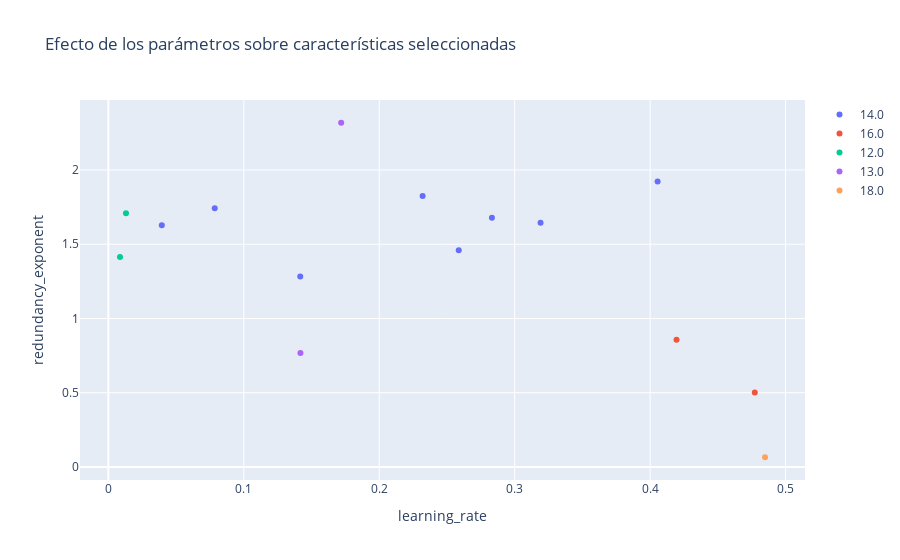

The notebook cell saved with this chart:
### Code cell
plot_param_vals(
    df, "user_attrs_selection_count", "características seleccionadas"
)

### Figure 1 — Plotly figure (JSON) as saved in the notebook; plotly's stock layout.template omitted (floating-point values rounded to 4 significant figures)
{"data": [{"hovertemplate": "=14.0<br>learning_rate=%{x}<br>redundancy_exponent=%{y}<extra></extra>", "legendgroup": "14.0", "marker": {"color": "#636efa", "symbol": "circle"}, "mode": "markers", "name": "14.0", "orientation": "v", "showlegend": true, "type": "scatter", "x": [0.2587, 0.4055, 0.07854, 0.03945, 0.3191, 0.232, 0.2832, 0.1417], "xaxis": "x", "y": [1.46, 1.922, 1.742, 1.628, 1.644, 1.826, 1.678, 1.283], "yaxis": "y"}, {"hovertemplate": "=16.0<br>learning_rate=%{x}<br>redundancy_exponent=%{y}<extra></extra>", "legendgroup": "16.0", "marker": {"color": "#EF553B", "symbol": "circle"}, "mode": "markers", "name": "16.0", "orientation": "v", "showlegend": true, "type": "scatter", "x": [0.4773, 0.4195], "xaxis": "x", "y": [0.5022, 0.8571], "yaxis": "y"}, {"hovertemplate": "=12.0<br>learning_rate=%{x}<br>redundancy_exponent=%{y}<extra></extra>", "legendgroup": "12.0", "marker": {"color": "#00cc96", "symbol": "circle"}, "mode": "markers", "name": "12.0", "orientation": "v", "showlegend": true, "type": "scatter", "x": [0.01302, 0.008599], "xaxis": "x", "y": [1.709, 1.414], "yaxis": "y"}, {"hovertemplate": "=13.0<br>learning_rate=%{x}<br>redundancy_exponent=%{y}<extra></extra>", "legendgroup": "13.0", "marker": {"color": "#ab63fa", "symbol": "circle"}, "mode": "markers", "name": "13.0", "orientation": "v", "showlegend": true, "type": "scatter", "x": [0.1719, 0.1418], "xaxis": "x", "y": [2.318, 0.7672], "yaxis": "y"}, {"hovertemplate": "=18.0<br>learning_rate=%{x}<br>redundancy_exponent=%{y}<extra></extra>", "legendgroup": "18.0", "marker": {"color": "#FFA15A", "symbol": "circle"}, "mode": "markers", "name": "18.0", "orientation": "v", "showlegend": true, "type": "scatter", "x": [0.4848], "xaxis": "x", "y": [0.06552], "yaxis": "y"}], "layout": {"autosize": true, "legend": {"title": {"text": ""}, "tracegroupgap": 0}, "title": {"text": "Efecto de los parámetros sobre características seleccionadas"}, "xaxis": {"anchor": "y", "autorange": true, "domain": [0, 1], "range": [-0.0209, 0.5143], "title": {"text": "learning_rate"}, "type": "linear"}, "yaxis": {"anchor": "x", "autorange": true, "domain": [0, 1], "range": [-0.1204, 2.504], "title": {"text": "redundancy_exponent"}, "type": "linear"}}}
